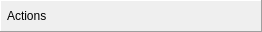
  <widget class="QFrame" name="actionToolbar">
   <property name="geometry">
    <rect>
     <x>330</x>
     <y>40</y>
     <width>181</width>
     <height>32</height>
    </rect>
   </property>
   <property name="minimumSize">
    <size>
     <width>0</width>
     <height>32</height>
    </size>
   </property>
   <property name="frameShape">
    <enum>QFrame::Panel</enum>
   </property>
   <property name="frameShadow">
    <enum>QFrame::Raised</enum>
   </property>
   <layout class="QHBoxLayout" name="horizontalLayout_4">
    <property name="spacing">
     <number>2</number>
    </property>
    <property name="leftMargin">
     <number>6</number>
    </property>
    <property name="topMargin">
     <number>2</number>
    </property>
    <property name="rightMargin">
     <number>6</number>
    </property>
    <property name="bottomMargin">
     <number>2</number>
    </property>
    <item>
     <widget class="QLabel" name="actionLabel">
      <property name="text">
       <string>Actions</string>
      </property>
     </widget>
    </item>
    <item>
     <widget class="QToolButton" name="saveTex">
      <property name="toolTip">
       <string>Save selected Texture</string>
      </property>
      <property name="text">
       <string/>
      </property>
      <property name="icon">
       <iconset resource="../Resources/resources.qrc">
        <normaloff>:/save.png</normaloff>:/save.png</iconset>
      </property>
      <property name="autoRaise">
       <bool>true</bool>
      </property>
     </widget>
    </item>
	<item>
    <widget class="QToolButton" name="saveTexs">
        <property name="toolTip">
            <string>Batch Save Textures => d:\\capture\\ </string>
        </property>
        <property name="text">
            <string/>
        </property>
        <property name="icon">
            <iconset resource="../Resources/resources.qrc">
                <normaloff>:/save2.png</normaloff>:/save2.png</iconset>
        </property>
        <property name="autoRaise">
            <bool>true</bool>
        </property>
    </widget>
    </item>
	<item>
     <widget class="QToolButton" name="saveAllTex">
      <property name="toolTip">
       <string>Save all Textures => d:\\capture\\ </string>
      </property>
      <property name="text">
       <string/>
      </property>
      <property name="icon">
       <iconset resource="../Resources/resources.qrc">
        <normaloff>:/save3.png</normaloff>:/save3.png</iconset>
      </property>
      <property name="autoRaise">
       <bool>true</bool>
      </property>
     </widget>
    </item>
    <item>
     <widget class="QToolButton" name="texListShow">
      <property name="toolTip">
       <string>Open Texture List</string>
      </property>
      <property name="text">
       <string/>
      </property>
      <property name="icon">
       <iconset resource="../Resources/resources.qrc">
        <normaloff>:/page_white_stack.png</normaloff>:/page_white_stack.png</iconset>
      </property>
      <property name="autoRaise">
       <bool>true</bool>
      </property>
     </widget>
    </item>
    <item>
     <widget class="QToolButton" name="viewTexBuffer">
      <property name="toolTip">
       <string>Open the texture contents in a raw buffer viewer</string>
      </property>
      <property name="text">
       <string/>
      </property>
      <property name="icon">
       <iconset resource="../Resources/resources.qrc">
        <normaloff>:/page_white_code.png</normaloff>:/page_white_code.png</iconset>
      </property>
      <property name="autoRaise">
       <bool>true</bool>
      </property>
     </widget>
    </item>
    <item>
     <widget class="QToolButton" name="locationGoto">
      <property name="toolTip">
       <string>Enter co-ordinates to select a specific pixel location</string>
      </property>
      <property name="text">
       <string/>
      </property>
      <property name="icon">
       <iconset resource="../Resources/resources.qrc">
        <normaloff>:/find.png</normaloff>:/find.png</iconset>
      </property>
      <property name="autoRaise">
       <bool>true</bool>
      </property>
     </widget>
    </item>
    <item>
     <widget class="QToolButton" name="resourceDetails">
      <property name="toolTip">
       <string>Open the currently visible resource's details in the resource inspector</string>
      </property>
      <property name="icon">
       <iconset resource="../Resources/resources.qrc">
        <normaloff>:/link.png</normaloff>:/link.png</iconset>
      </property>
      <property name="autoRaise">
       <bool>true</bool>
      </property>
     </widget>
    </item>
    <item>
     <widget class="QToolButton" name="extensions">
      <property name="icon">
       <iconset resource="../Resources/resources.qrc">
        <normaloff>:/plugin.png</normaloff>:/plugin.png</iconset>
      </property>
      <property name="autoRaise">
       <bool>true</bool>
      </property>
     </widget>
    </item>
   </layout>
  </widget>
